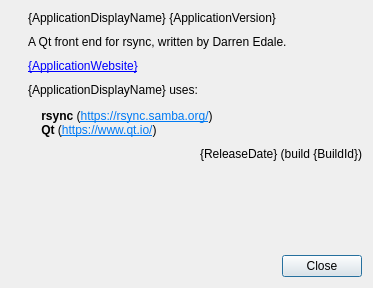
<?xml version="1.0" encoding="UTF-8"?>
<ui version="4.0">
 <class>Qync::AboutDialogue</class>
 <widget class="QDialog" name="Qync::AboutDialogue">
  <property name="geometry">
   <rect>
    <x>0</x>
    <y>0</y>
    <width>373</width>
    <height>288</height>
   </rect>
  </property>
  <property name="windowTitle">
   <string>Dialog</string>
  </property>
  <layout class="QVBoxLayout" name="verticalLayout_2">
   <item>
    <layout class="QHBoxLayout" name="horizontalLayout" stretch="0,1">
     <property name="spacing">
      <number>10</number>
     </property>
     <item>
      <widget class="QLabel" name="logo">
       <property name="text">
        <string/>
       </property>
       <property name="pixmap">
        <pixmap resource="../resources/icons.qrc">:/icons/application</pixmap>
       </property>
       <property name="alignment">
        <set>Qt::AlignLeading|Qt::AlignLeft|Qt::AlignTop</set>
       </property>
      </widget>
     </item>
     <item>
      <layout class="QVBoxLayout" name="verticalLayout">
       <item>
        <widget class="QLabel" name="title">
         <property name="text">
          <string>{ApplicationDisplayName} {ApplicationVersion}</string>
         </property>
        </widget>
       </item>
       <item>
        <widget class="QLabel" name="about">
         <property name="text">
          <string>&lt;html&gt;&lt;head/&gt;&lt;body&gt;&lt;p&gt;A Qt front end for rsync, written by Darren Edale.&lt;/p&gt;&lt;/body&gt;&lt;/html&gt;</string>
         </property>
         <property name="wordWrap">
          <bool>true</bool>
         </property>
        </widget>
       </item>
       <item>
        <widget class="QLabel" name="website">
         <property name="text">
          <string>&lt;a href=&quot;{ApplicationWebsite}&quot;&gt;{ApplicationWebsite}&lt;/a&gt;</string>
         </property>
        </widget>
       </item>
       <item>
        <widget class="QLabel" name="dependencies">
         <property name="text">
          <string>&lt;html&gt;
 &lt;head/&gt;
 &lt;body&gt;
  &lt;p&gt;{ApplicationDisplayName} uses:&lt;/p&gt;

  &lt;p&gt;
   &amp;nbsp;&amp;nbsp;&amp;nbsp;&amp;nbsp;&lt;strong&gt;rsync&lt;/strong&gt; (&lt;a href=&quot;https://rsync.samba.org/&quot;&gt;&lt;span style=&quot; text-decoration: underline; color:#007af4;&quot;&gt;https://rsync.samba.org/&lt;/span&gt;&lt;/a&gt;)&lt;br /&gt;
   &amp;nbsp;&amp;nbsp;&amp;nbsp;&amp;nbsp;&lt;strong&gt;Qt&lt;/strong&gt; (&lt;a href=&quot;https://www.qt.io/&quot;&gt;&lt;span style=&quot; text-decoration: underline; color:#007af4;&quot;&gt;https://www.qt.io/&lt;/span&gt;&lt;/a&gt;)
  &lt;/p&gt;
 &lt;/body&gt;
&lt;/html&gt;</string>
         </property>
         <property name="wordWrap">
          <bool>true</bool>
         </property>
        </widget>
       </item>
       <item>
        <widget class="QLabel" name="buildDetails">
         <property name="text">
          <string>&lt;html&gt;&lt;head/&gt;&lt;body&gt;&lt;p&gt;{ReleaseDate} (build {BuildId})&lt;/p&gt;&lt;/body&gt;&lt;/html&gt;</string>
         </property>
         <property name="alignment">
          <set>Qt::AlignRight|Qt::AlignTrailing|Qt::AlignVCenter</set>
         </property>
        </widget>
       </item>
      </layout>
     </item>
    </layout>
   </item>
   <item>
    <spacer name="verticalSpacer">
     <property name="orientation">
      <enum>Qt::Vertical</enum>
     </property>
     <property name="sizeHint" stdset="0">
      <size>
       <width>20</width>
       <height>87</height>
      </size>
     </property>
    </spacer>
   </item>
   <item>
    <widget class="QDialogButtonBox" name="controls">
     <property name="standardButtons">
      <set>QDialogButtonBox::Close</set>
     </property>
    </widget>
   </item>
  </layout>
 </widget>
 <resources>
  <include location="../resources/icons.qrc"/>
 </resources>
 <connections/>
</ui>
